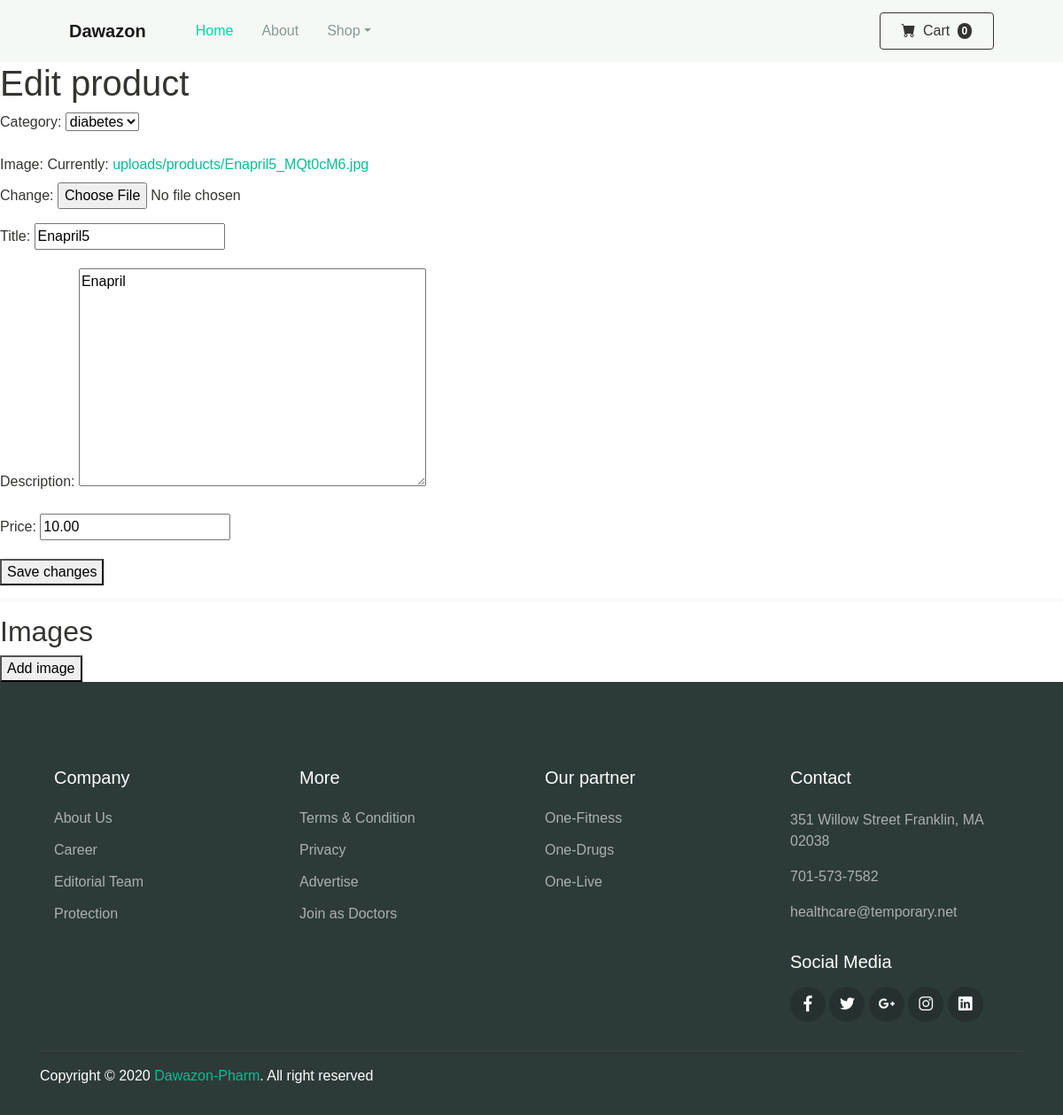
/vendors/edit-product/6/ (signed in), run on the app's committed database.
### commodities/models.py (models this page shows, shortened)
class Product(models.Model):
    category = models.ForeignKey(Category, related_name='products', on_delete=models.CASCADE)
    vendor = models.ForeignKey(Vendor, related_name='products', on_delete=models.CASCADE)
    title = models.CharField(max_length=255)
    slug = models.SlugField(max_length=255)
    description = models.TextField(blank=True, null=True)
    price = models.DecimalField(max_digits=6, decimal_places=2)
    date_added = models.DateTimeField(auto_now_add=True)
    is_sale = models.BooleanField(default=True)
    on_discount = models.BooleanField(default = False)
    sale_price = models.DecimalField(default=0, decimal_places=2, max_digits=6)
    image = models.ImageField(upload_to='uploads/products', null=True, default=False )
    class Meta:
        ordering = ['-date_added']

class Category(models.Model):
    title = models.CharField(max_length=255)
    slug = models.SlugField(default="", max_length=255)
    ordering = models.IntegerField(default=0)
    class Meta:
        ordering = ['ordering']
    def __str__(self):
        return self.title

### vendor/views.py (the view)
# urls.py: path('edit-product/<int:pk>/', views.edit_product, name='edit_product'),
@login_required
def edit_product(request, pk):
    vendor = request.user.vendor
    product = vendor.products.get(pk=pk)
    if request.method == 'POST':
        form = ProductForm(request.POST, request.FILES, instance=product)
        if form.is_valid():
            form.save()
            return redirect('vendor_admin')
    else:
        form = ProductForm(instance=product)
    return render(request, 'edit_product.html', {'form': form, 'product': product})

### login/forms.py
class ProductForm(ModelForm):
    class Meta:
        model = Product
        fields = ['category', 'image', 'title', 'description', 'price']

### cart/cart.py (called while the page is built)
	def __len__(self):
		return len(self.cart)

### cart/context_processors.py (called while the page is built)
def cart(request):
	return {'cart': Cart(request)}

### vendor/templates/edit_product.html (shortened to what this page needs)
{% extends 'base.html' %}
{% block content %}
    <h1 class="title">Edit product</h1>
    <form method="post" action="." enctype="multipart/form-data">
        {{ form.as_p }}
        <div class="field">
            <div class="control">
                <button class="button is-dark is-uppercase">Save changes</button>
            </div>
        </div>
    </form>
    <hr>
    <h2 class="subtitle">Images</h2>
    <form method="post" action="." enctype="multipart/form-data">
        <div class="field">
            <div class="control">
                <button class="button is-dark is-uppercase">Add image</button>
            </div>
        </div>
    </form>
{% endblock %}

### login/static/css/theme.css (style rules this page uses)
:root { --primary: #00D9A5; --accent: #FF3D85; --secondary: #4E5AFE; --warning: #EED818; --info: #05B4E1; --danger: #FF4943; --success: #96C93D; --dark: #343531; --light: #F5F9F6; --cs: #596261; --grey: #6E807A; }
body { font-family: "Source Sans Pro", sans-serif; line-height: 1.5; color: #343531; }
a { color: #07be94; text-decoration: none; background-color: transparent; }

### data on the page
Product: category "diabetes", description "Enapril", price "10.00"
Category: title "Enapril5"

### other printed values
{{ cart|length }} "0"
